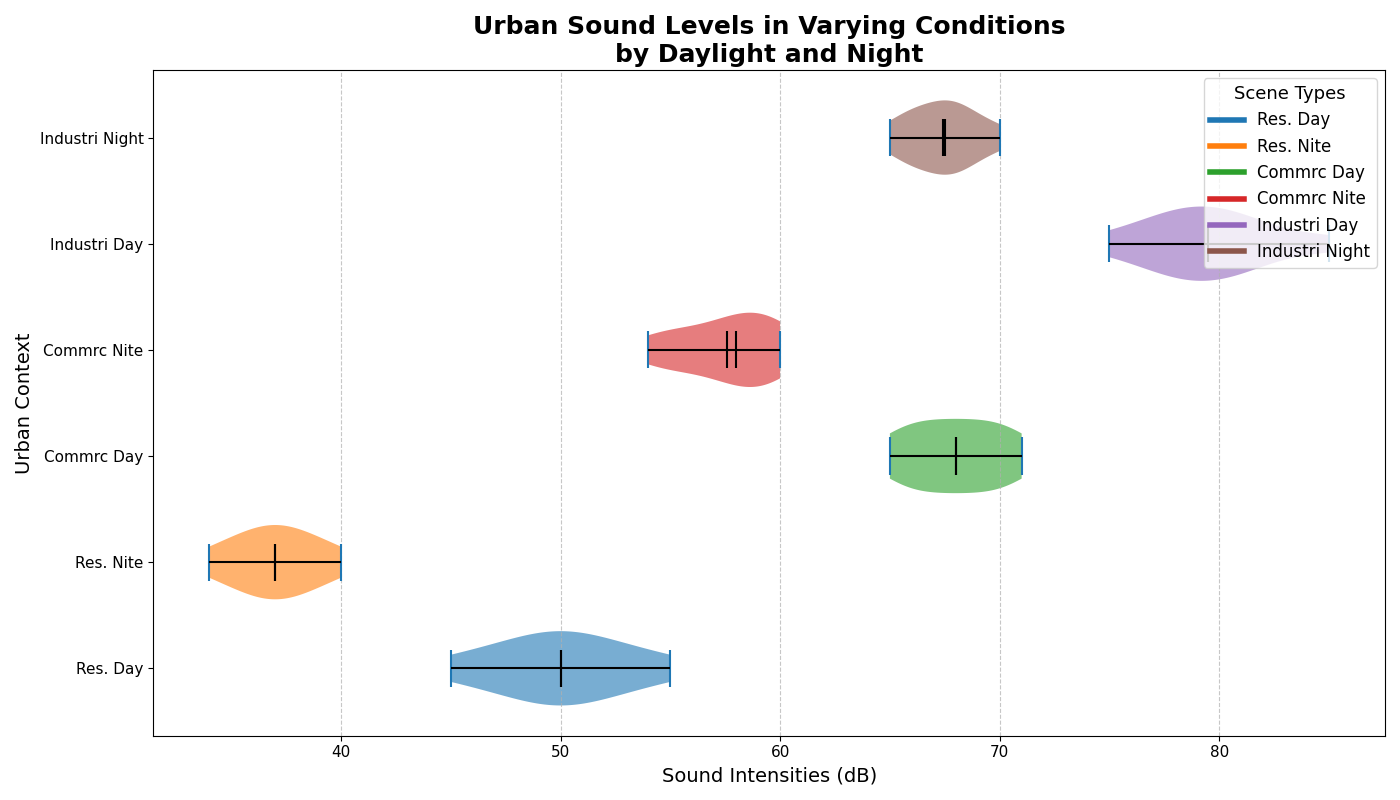

The Python source for this figure:
import matplotlib.pyplot as plt
import numpy as np

residential_day = np.array([45, 50, 55, 47, 52, 53, 48, 50, 51, 49])
residential_night = np.array([35, 38, 40, 36, 39, 37, 34, 36, 38, 37])
commercial_day = np.array([65, 68, 70, 66, 69, 67, 70, 71, 68, 66])
commercial_night = np.array([55, 58, 60, 56, 59, 57, 54, 59, 60, 58])
industrial_day = np.array([75, 80, 85, 78, 82, 81, 79, 77, 80, 78])
industrial_night = np.array([65, 68, 70, 66, 69, 68, 67, 66, 68, 67])

data_violin = [residential_day, residential_night, commercial_day, commercial_night, industrial_day, industrial_night]
scenarios = ['Res. Day', 'Res. Nite', 'Commrc Day', 'Commrc Nite', 'Industri Day', 'Industri Night']

fig, ax = plt.subplots(figsize=(14, 8))
vparts = ax.violinplot(data_violin, vert=False, showmedians=True, showmeans=True, showextrema=True, widths=0.7)

colors = ['#1f77b4', '#ff7f0e', '#2ca02c', '#d62728', '#9467bd', '#8c564b']

for i, pc in enumerate(vparts['bodies']):
    pc.set_facecolor(colors[i])
    pc.set_alpha(0.6)
    
for partname in ('cbars', 'cmeans', 'cmedians'):
    vparts[partname].set_edgecolor('black')
    vparts[partname].set_linewidth(1.5)

ax.set_title("Urban Sound Levels in Varying Conditions\nby Daylight and Night", fontsize=18, fontweight='bold')
ax.set_xlabel("Sound Intensities (dB)", fontsize=14)
ax.set_ylabel("Urban Context", fontsize=14)
ax.set_yticks(np.arange(1, len(scenarios) + 1))
ax.set_yticklabels(scenarios, fontsize=12)

ax.xaxis.grid(True, linestyle='--', alpha=0.7)
plt.xticks(fontsize=11)
plt.yticks(fontsize=11)

handles = [plt.Line2D([0], [0], color=color, lw=4) for color in colors]
plt.legend(handles, scenarios, title="Scene Types", loc='upper right', fontsize=12, title_fontsize='13')

plt.tight_layout()
plt.show()
